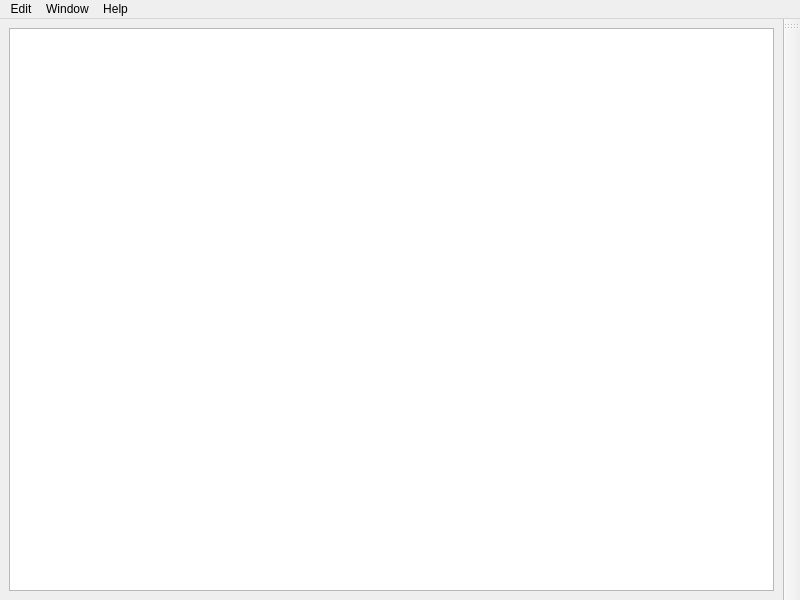
<?xml version="1.0" encoding="UTF-8"?>
<ui version="4.0">
 <class>mwGrapher</class>
 <widget class="QMainWindow" name="mwGrapher">
  <property name="geometry">
   <rect>
    <x>0</x>
    <y>0</y>
    <width>800</width>
    <height>600</height>
   </rect>
  </property>
  <property name="windowTitle">
   <string>MainWindow</string>
  </property>
  <widget class="QWidget" name="centralwidget">
   <layout class="QGridLayout" name="gridLayout">
    <item row="0" column="0">
     <layout class="QHBoxLayout" name="horizontalLayout">
      <item>
       <widget class="QGraphicsView" name="gvGraphZone"/>
      </item>
     </layout>
    </item>
   </layout>
  </widget>
  <widget class="QMenuBar" name="menubar">
   <property name="geometry">
    <rect>
     <x>0</x>
     <y>0</y>
     <width>800</width>
     <height>21</height>
    </rect>
   </property>
   <widget class="QMenu" name="mWindow">
    <property name="title">
     <string>Window</string>
    </property>
    <widget class="QMenu" name="mToolBarOptions">
     <property name="title">
      <string>ToolBar Options</string>
     </property>
     <widget class="QMenu" name="mTools">
      <property name="title">
       <string>Tools</string>
      </property>
      <widget class="QMenu" name="mOrientation">
       <property name="title">
        <string>Orientation</string>
       </property>
       <addaction name="miNorth"/>
       <addaction name="miSouth"/>
       <addaction name="miWest"/>
       <addaction name="miEast"/>
      </widget>
      <addaction name="mOrientation"/>
     </widget>
     <addaction name="mTools"/>
    </widget>
    <addaction name="mToolBarOptions"/>
   </widget>
   <widget class="QMenu" name="mHelp">
    <property name="title">
     <string>Help</string>
    </property>
   </widget>
   <widget class="QMenu" name="mEdit">
    <property name="title">
     <string>Edit</string>
    </property>
    <addaction name="miConnectNodes"/>
   </widget>
   <addaction name="mEdit"/>
   <addaction name="mWindow"/>
   <addaction name="mHelp"/>
  </widget>
  <widget class="QToolBar" name="tbTools">
   <property name="windowTitle">
    <string>toolBar</string>
   </property>
   <attribute name="toolBarArea">
    <enum>RightToolBarArea</enum>
   </attribute>
   <attribute name="toolBarBreak">
    <bool>true</bool>
   </attribute>
  </widget>
  <action name="miNorth">
   <property name="text">
    <string>North</string>
   </property>
  </action>
  <action name="miSouth">
   <property name="text">
    <string>South</string>
   </property>
  </action>
  <action name="miWest">
   <property name="text">
    <string>West</string>
   </property>
  </action>
  <action name="miEast">
   <property name="text">
    <string>East</string>
   </property>
  </action>
  <action name="miConnectNodes">
   <property name="text">
    <string>Connect Nodes</string>
   </property>
  </action>
 </widget>
 <resources/>
 <connections/>
</ui>
